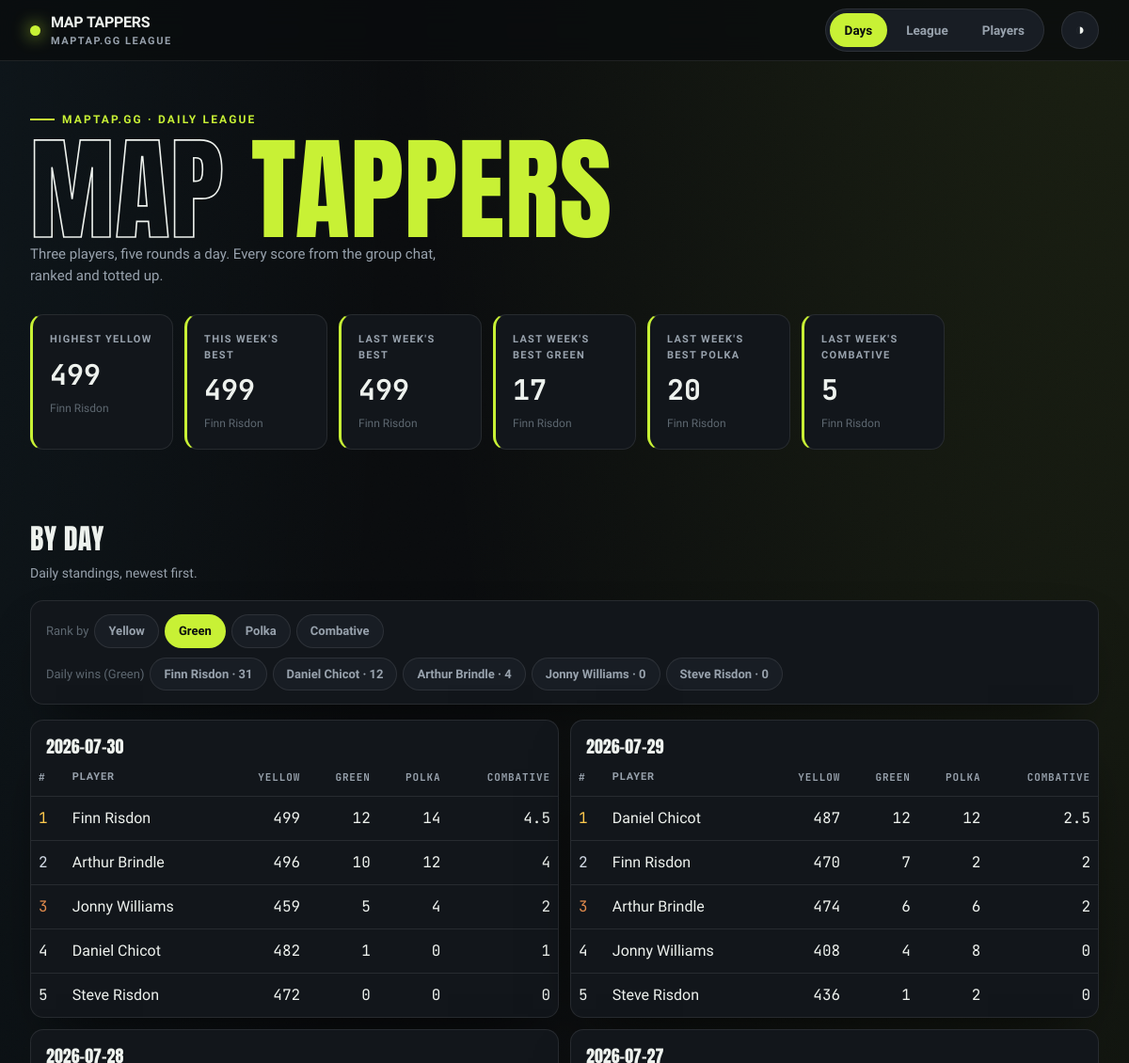
The app's page /days?sort=green (upper part), older data.
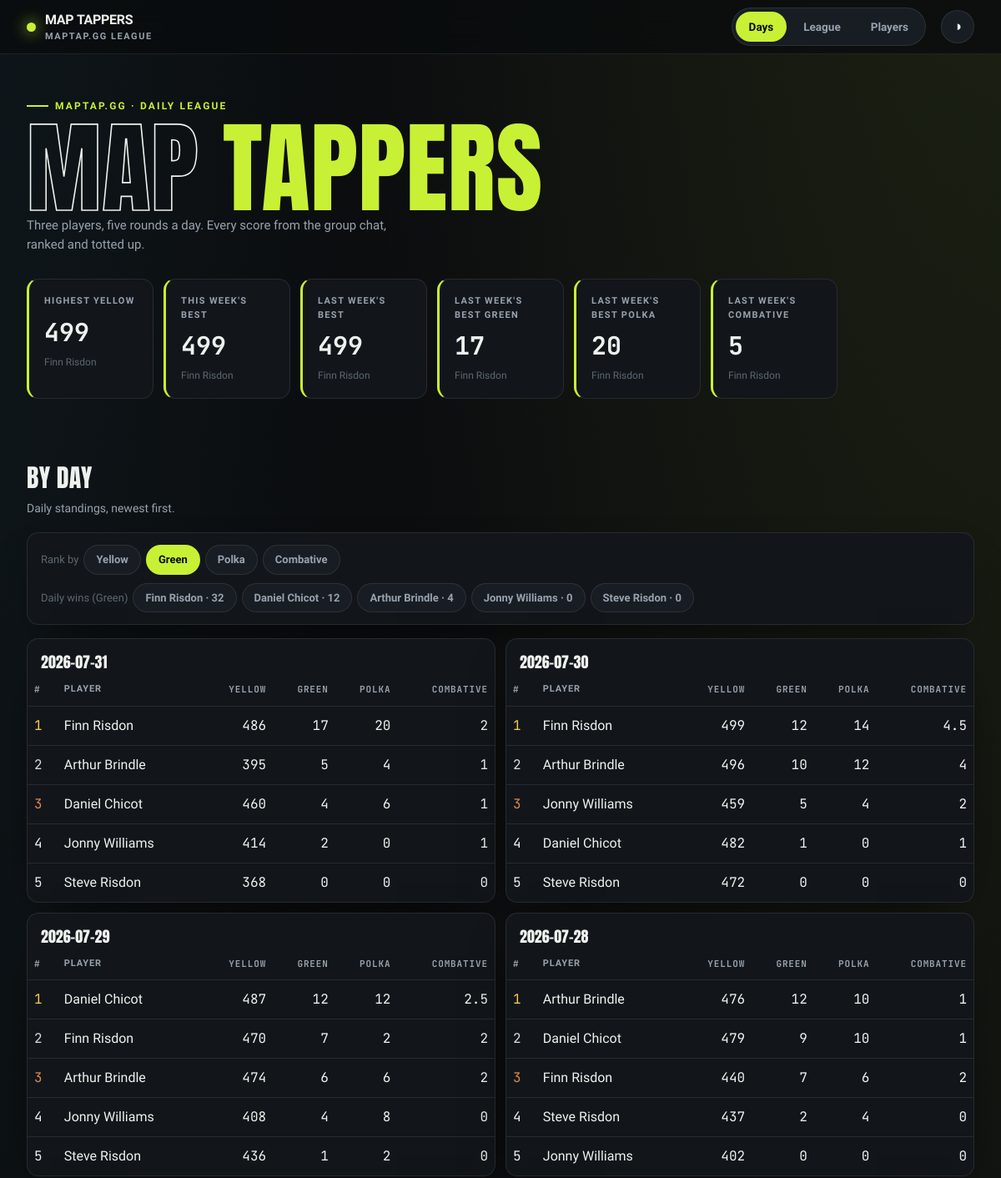
The same page, newer data.
### tables this page shows
CREATE TABLE entries (
    id INTEGER PRIMARY KEY,
    player TEXT NOT NULL,
    game_date TEXT NOT NULL,
    maptap_score INTEGER NOT NULL,
    UNIQUE (player, game_date)
);

### src/maptap/app.py (the view)
@app.get("/days", response_class=HTMLResponse)
def days(request: Request, sort: str = "cumulative"):
    if sort not in ("cumulative", "green", "polka", "combative"):
        sort = "cumulative"
    with closing(_conn()) as conn:
        if sort == "green":
            win_counts = green_jersey_win_counts(conn)
        elif sort == "polka":
            win_counts = polka_jersey_win_counts(conn)
        elif sort == "combative":
            win_counts = combative_win_counts(conn)
        else:
            win_counts = daily_win_counts(conn, metric="cumulative")
        context = {
            "days": daily_leaderboard(conn, sort=sort),
            "win_counts": win_counts,
            "stats": hero_stats(conn),
            "active": "days",
            "sort": sort,
        }
    return templates.TemplateResponse(request, "days.html", context)

### src/maptap/templates/days.html (shortened to what this page needs)
{% extends "base.html" %}
{% block content %}
<h2 class="section-head">By day</h2>
<p class="section-sub">Daily standings, newest first.</p>
<div class="panel toolbar">
    <div class="chips">
        <span class="chip-label">Rank by</span>
        <a class="chip {% if sort == 'cumulative' %}active{% endif %}" href="/days">Yellow</a>
        <a class="chip {% if sort == 'green' %}active{% endif %}" href="/days?sort=green">Green</a>
        <a class="chip {% if sort == 'polka' %}active{% endif %}" href="/days?sort=polka">Polka</a>
        <a class="chip {% if sort == 'combative' %}active{% endif %}" href="/days?sort=combative">Combative</a>
    </div>
    <div class="chips">
        <span class="chip-label">Daily wins ({{ {'green': 'Green', 'polka': 'Polka', 'combative': 'Combative'}.get(sort, 'Yellow') }})</span>
        {% for w in win_counts %}
        <span class="chip static">{{ w.player }} · {{ w.wins }}</span>
        {% endfor %}
    </div>
</div>
<div class="day-grid">
    {% for day in days %}
    <div class="panel table-card">
        <table>
            <caption>{{ day.game_date }}</caption>
            <thead>
                <tr><th class="num">#</th><th class="txt">Player</th><th class="num">Yellow</th><th class="num">Green</th><th class="num">Polka</th><th class="num">Combative</th></tr>
            </thead>
            <tbody>
                {% for s in day.standings %}
                <tr>
                    <td class="num medal-{{ s.position }}">{{ s.position }}</td>
                    <td class="txt">{{ s.player }}</td>
                    <td class="num">{{ s.cumulative }}</td>
                    <td class="num">{{ s.green }}</td>
                    <td class="num">{{ s.polka }}</td>
                    <td class="num">{{ s.combative_points }}</td>
                </tr>
                {% endfor %}
            </tbody>
        </table>
    </div>
    {% endfor %}
</div>
{% endblock %}

### src/maptap/templates/base.html (shortened to what this page needs)
<!DOCTYPE html>
<html lang="en-GB" data-theme="dark">
<head>
    <link rel="stylesheet" href="/static/styles.css">
</head>
<body>
    <nav class="nav">
        <div class="wrap nav-inner">
            <div class="brand">
                <span class="dot"></span>
                <span>MAP&nbsp;TAPPERS<small>maptap.gg league</small></span>
            </div>
            <div class="tabs">
                <a class="tab {{ 'active' if active == 'days' else '' }}" href="/days">Days</a>
                <a class="tab {{ 'active' if active == 'league' else '' }}" href="/league">League</a>
                <a class="tab {{ 'active' if active == 'players' else '' }}" href="/players">Players</a>
            </div>
            <button class="theme-btn" id="themeBtn" title="Toggle theme" aria-label="Toggle theme">◑</button>
        </div>
    </nav>
    <header class="hero">
        <div class="wrap">
            <span class="hero-tag">maptap.gg · daily league</span>
            <h1><span class="out">Map</span> <span class="em">Tappers</span></h1>
            <p class="hero-sub">Three players, five rounds a day. Every score from the group chat, ranked and totted up.</p>
            <div class="stat-row">
                <div class="stat">
                    <div class="label">Highest Yellow</div>
                    <div class="value">{{ stats.highest_cumulative if stats.highest_cumulative is not none else '—' }}</div>
                    <div class="sub">{{ stats.highest_cumulative_player or '—' }}</div>
                </div>
                <div class="stat">
                    <div class="label">This Week's Best</div>
                    <div class="value">{{ stats.week_best if stats.week_best is not none else '—' }}</div>
                    <div class="sub">{{ stats.week_best_player or 'no rides yet' }}</div>
                </div>
                <div class="stat">
                    <div class="label">Last Week's Best</div>
                    <div class="value">{{ stats.last_week_best if stats.last_week_best is not none else '—' }}</div>
                    <div class="sub">{{ stats.last_week_best_player or 'no rides' }}</div>
                </div>
                <div class="stat">
                    <div class="label">Last Week's Best Green</div>
                    <div class="value">{{ stats.last_week_best_green if stats.last_week_best_green is not none else '—' }}</div>
                    <div class="sub">{{ stats.last_week_best_green_player or 'no rides' }}</div>
                </div>
                <div class="stat">
                    <div class="label">Last Week's Best Polka</div>
                    <div class="value">{{ stats.last_week_best_polka if stats.last_week_best_polka is not none else '—' }}</div>
                    <div class="sub">{{ stats.last_week_best_polka_player or 'no rides' }}</div>
                </div>
                <div class="stat">
                    <div class="label">Last Week's Combative</div>
                    <div class="value">{{ stats.last_week_combative if stats.last_week_combative is not none else '—' }}</div>
                    <div class="sub">{{ stats.last_week_combative_player or 'no rides' }}</div>
                </div>
            </div>
        </div>
    </header>
    <main class="wrap">
        {% block content %}{% endblock %}
    </main>
</body>
</html>

Row changes from the older to the newer data that the page shows:
computed for entries (number 5 of 28 on the later page): wins "31" → "32"
added entries: game_date "2026-07-31", position "5", player "Steve Risdon", cumulative "368", green "0", polka "0", combative_points "0"
added entries: position "1", player "Finn Risdon", cumulative "486", green "17", polka "20", combative_points "2", shown under "2026-07-31"
added entries: position "2", player "Arthur Brindle", cumulative "395", green "5", polka "4", combative_points "1", shown under "2026-07-31"
added entries: position "3", player "Daniel Chicot", cumulative "460", green "4", polka "6", combative_points "1", shown under "2026-07-31"
added entries: position "4", player "Jonny Williams", cumulative "414", green "2", polka "0", combative_points "1", shown under "2026-07-31"
now on this page (row unchanged): entries: game_date "2026-07-28", position "2", player "Daniel Chicot", cumulative "479", green "9", polka "10", combative_points "1"
now on this page (row unchanged): entries: position "1", player "Arthur Brindle", cumulative "476", green "12", polka "10", combative_points "1", shown under "2026-07-28"
now on this page (row unchanged): entries: position "3", player "Finn Risdon", cumulative "440", green "7", polka "6", combative_points "2", shown under "2026-07-28"
now on this page (row unchanged): entries: position "4", player "Steve Risdon", cumulative "437", green "2", polka "4", combative_points "0", shown under "2026-07-28"
now on this page (row unchanged): entries: position "5", player "Jonny Williams", cumulative "402", green "0", polka "0", combative_points "0", shown under "2026-07-28"
